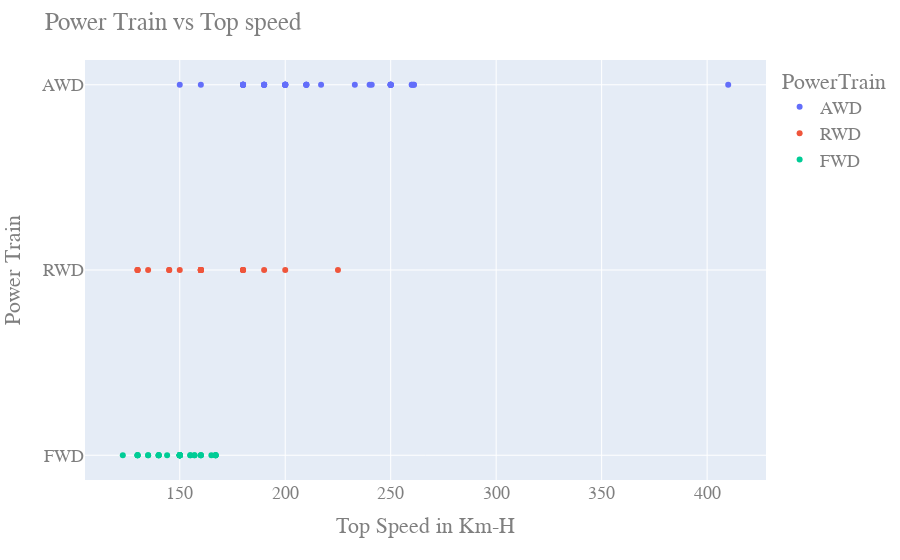

The notebook cell this image was saved under:
### Code cell
plt = px.scatter(ds, x = "TopSpeed_KmH", y = "PowerTrain", color="PowerTrain") 
plt.update_layout(
title="Power Train vs Top speed", xaxis_title="Top Speed in Km-H", yaxis_title="Power Train", font=dict(family="Courier New, monospace",
size=18,color="#7f7f7f"))

### Figure 1 — Plotly figure (JSON) as saved in the notebook; plotly's stock layout.template omitted (floating-point values rounded to 4 significant figures)
{"data": [{"hovertemplate": "PowerTrain=%{y}<br>TopSpeed_KmH=%{x}<extra></extra>", "legendgroup": "AWD", "marker": {"color": "#636efa", "symbol": "circle"}, "mode": "markers", "name": "AWD", "orientation": "h", "showlegend": true, "type": "scatter", "x": [233, 210, 250, 180, 180, 260, 217, 240, 261, 180, 190, 210, 200, 250, 200, 250, 150, 200, 410, 250, 261, 241, 200, 250, 190, 180, 160, 250, 190, 180, 180, 260, 250, 190, 180, 210, 200, 210, 200, 200, 190], "xaxis": "x", "y": ["AWD", "AWD", "AWD", "AWD", "AWD", "AWD", "AWD", "AWD", "AWD", "AWD", "AWD", "AWD", "AWD", "AWD", "AWD", "AWD", "AWD", "AWD", "AWD", "AWD", "AWD", "AWD", "AWD", "AWD", "AWD", "AWD", "AWD", "AWD", "AWD", "AWD", "AWD", "AWD", "AWD", "AWD", "AWD", "AWD", "AWD", "AWD", "AWD", "AWD", "AWD"], "yaxis": "y"}, {"hovertemplate": "PowerTrain=%{y}<br>TopSpeed_KmH=%{x}<extra></extra>", "legendgroup": "RWD", "marker": {"color": "#EF553B", "symbol": "circle"}, "mode": "markers", "name": "RWD", "orientation": "h", "showlegend": true, "type": "scatter", "x": [160, 180, 145, 225, 200, 160, 160, 160, 160, 150, 160, 160, 145, 135, 180, 160, 130, 160, 130, 180, 180, 160, 130, 160, 190], "xaxis": "x", "y": ["RWD", "RWD", "RWD", "RWD", "RWD", "RWD", "RWD", "RWD", "RWD", "RWD", "RWD", "RWD", "RWD", "RWD", "RWD", "RWD", "RWD", "RWD", "RWD", "RWD", "RWD", "RWD", "RWD", "RWD", "RWD"], "yaxis": "y"}, {"hovertemplate": "PowerTrain=%{y}<br>TopSpeed_KmH=%{x}<extra></extra>", "legendgroup": "FWD", "marker": {"color": "#00cc96", "symbol": "circle"}, "mode": "markers", "name": "FWD", "orientation": "h", "showlegend": true, "type": "scatter", "x": [150, 150, 144, 167, 165, 130, 140, 150, 150, 150, 167, 135, 150, 157, 160, 140, 155, 130, 130, 167, 150, 150, 150, 150, 150, 135, 160, 123, 130, 140, 155, 140, 150, 167, 150, 157, 160], "xaxis": "x", "y": ["FWD", "FWD", "FWD", "FWD", "FWD", "FWD", "FWD", "FWD", "FWD", "FWD", "FWD", "FWD", "FWD", "FWD", "FWD", "FWD", "FWD", "FWD", "FWD", "FWD", "FWD", "FWD", "FWD", "FWD", "FWD", "FWD", "FWD", "FWD", "FWD", "FWD", "FWD", "FWD", "FWD", "FWD", "FWD", "FWD", "FWD"], "yaxis": "y"}], "layout": {"font": {"color": "#7f7f7f", "family": "Courier New, monospace", "size": 18}, "legend": {"title": {"text": "PowerTrain"}, "tracegroupgap": 0}, "margin": {"t": 60}, "title": {"text": "Power Train vs Top speed"}, "xaxis": {"anchor": "y", "domain": [0, 1], "title": {"text": "Top Speed in Km-H"}}, "yaxis": {"anchor": "x", "categoryarray": ["FWD", "RWD", "AWD"], "categoryorder": "array", "domain": [0, 1], "title": {"text": "Power Train"}}}}
